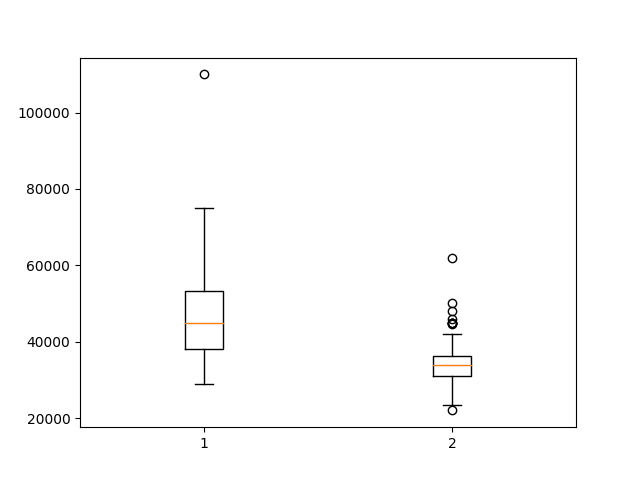

Generate this figure with Python:
import pandas as pd
import matplotlib.pyplot as plt

college_major_earnings = pd.read_csv('Week1_Day1/recent-college-grads-earnings.csv')

more_men_earnings = college_major_earnings[college_major_earnings['ShareWomen']<0.5]['Median'].values
more_women_earnings = college_major_earnings[college_major_earnings['ShareWomen']>0.5]['Median'].values

two_box_plots=[more_men_earnings, more_women_earnings]

plt.boxplot(two_box_plots)

plt.plot()
plt.savefig('boxplot.png')
plt.show()
